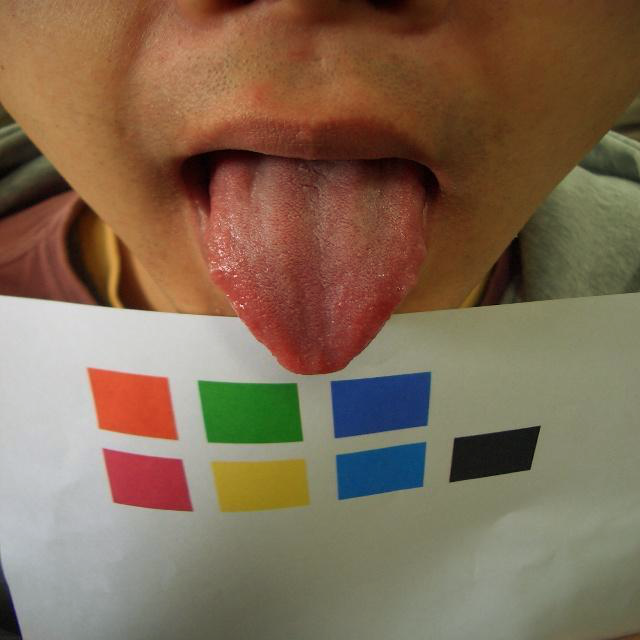
#> input picture Data Manipulation/Color Correction/Samples/yellow_sample_1.png, 640 x 640 px
$ jupyter execute 'Manual Correction.ipynb'
#> lines starting #> are read from the running program, lines starting #| are printed output that depends on the picture
This notebook performs color correction on an image by calculating differences in LAB values for each color square. RGB values are extracted manually via the dropper tool in photo-editing software.

[cell 1]
import numpy as np
from skimage import color, io
from skimage.color import rgb2lab, lab2rgb

import matplotlib.pyplot as plt

[cell 2]
# COLOR CODES (BASE)
# Obtained by using Photoshop dropper tool on reference image
orange = (209, 81, 52)
green = (77, 152, 57)
blue = (73, 92, 148)
red = (150, 42, 65)
yellow = (190, 168, 49)
light_blue = (61, 116, 183)
black = (27, 29, 24)

[cell 3]
original_colors = [orange, green, blue, red, yellow, light_blue, black]

[cell 4]
# Convert RGB to LAB
original_colors_rgb = np.array(original_colors) / 255.0  # Normalize RGB values
original_colors_lab = color.rgb2lab(original_colors_rgb)

print(original_colors_lab)

[cell 5]
# COLOR CODES (SAMPLE)
# Obtained by using Photoshop dropper tool on reference image
orange = (211, 76, 46)
green = (32, 113, 28)
blue = (25, 53, 107)
red = (174, 51, 61)
yellow = (152, 126, 31)
light_blue = (16, 67, 112)
black = (22, 22, 21)

[cell 6]
sample_colors = [orange, green, blue, red, yellow, light_blue, black]

[cell 7]
# Convert RGB to LAB
sample_colors_rgb = np.array(sample_colors) / 255.0  # Normalize RGB values
sample_colors_lab = color.rgb2lab(sample_colors_rgb)

print(sample_colors_lab)

[cell 8]
# For each color, calculate difference in RGB values
differences = []

for i in range(len(original_colors)):
    ori = original_colors_lab[i]
    smp = sample_colors_lab[i]

    l_diff = ori[0] - smp[0]
    a_diff = ori[1] - smp[1]
    b_diff = ori[2] - smp[2]

    differences.append((l_diff, a_diff, b_diff))

print(differences)

[cell 9]
total_l_diff = 0
total_a_diff = 0
total_b_diff = 0

for diff in differences:
    total_l_diff += diff[0]
    total_a_diff += diff[1]
    total_b_diff += diff[2]

total_l_diff /= len(original_colors)
total_a_diff /= len(original_colors)
total_b_diff /= len(original_colors)

print(total_l_diff)
print(total_a_diff)
print(total_b_diff)

[cell 10]
image_name = "yellow_sample_1.png"
image_path = "Samples/" + image_name
image_rgb = io.imread(image_path)
#> image_rgb is the input picture: shape (640, 640, 3); mean R, G, B 129.5, 107.1, 84.7

image_lab = rgb2lab(image_rgb)
#> image_lab: shape (640, 640, 3) float64; mean of channels 0, 1, 2 46.9, 6.8, 16.9

image_lab[:,:,0] += total_l_diff
#> image_lab: shape (640, 640, 3) float64; mean of channels 0, 1, 2 56.3, 6.8, 16.9
image_lab[:,:,1] += total_a_diff
#> image_lab: shape (640, 640, 3) float64; mean of channels 0, 1, 2 56.3, 5, 16.9
image_lab[:,:,2] += total_b_diff
#> image_lab: shape (640, 640, 3) float64; mean of channels 0, 1, 2 56.3, 5, 15.9

adjusted_image_rgb = lab2rgb(image_lab)
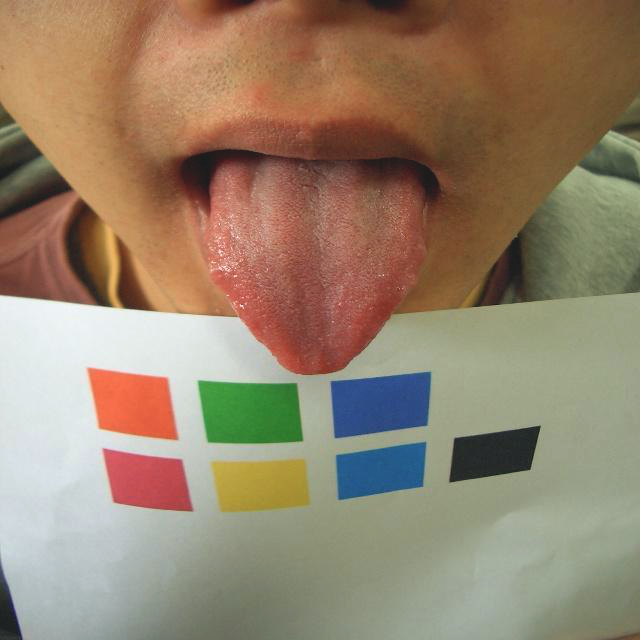
#> adjusted_image_rgb: shape (640, 640, 3) float64; mean R, G, B 0.593, 0.517, 0.428

fig, (ax1, ax2) = plt.subplots(1, 2, figsize=(12, 6))
ax1.imshow(image_rgb)
ax1.set_title("Original Image")
ax1.axis('off')

ax2.imshow(adjusted_image_rgb)
ax2.set_title("Adjusted Image")
ax2.axis('off')

plt.tight_layout()
plt.show()
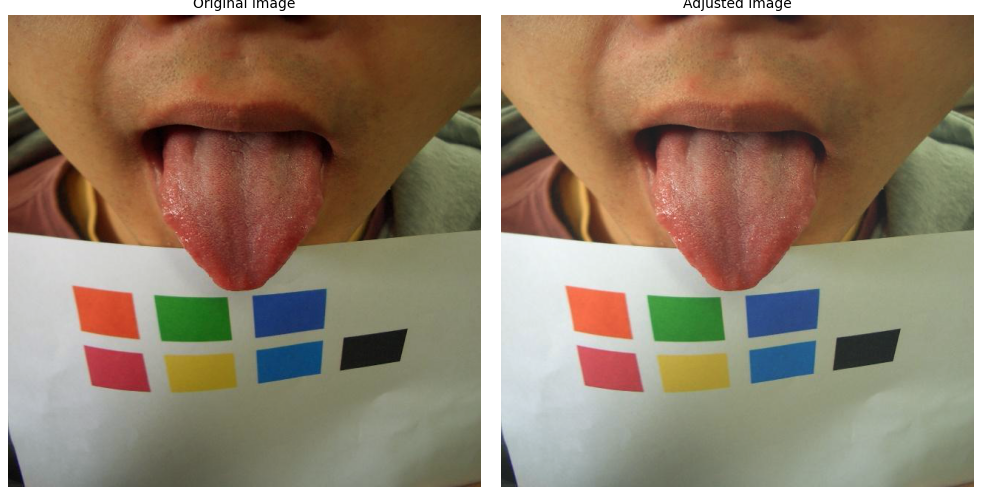
#> figure drawn by matplotlib, 2 panels

io.imsave(f"output/{image_name[:-4]}_corrected.jpg", (adjusted_image_rgb * 255).astype(np.uint8))

$ run again, with Data Manipulation/Color Correction/Samples (with card)/sample_2.jpg saved as Data Manipulation/Color Correction/Samples/yellow_sample_1.png
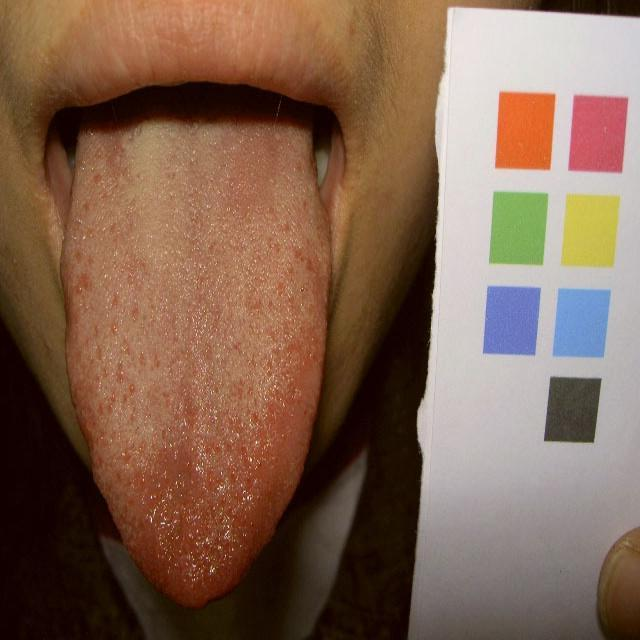
#> input picture Data Manipulation/Color Correction/Samples (with card)/sample_2.jpg, 640 x 640 px
#> image_rgb is the input picture: shape (640, 640, 3); mean R, G, B 129.3, 99.8, 81.4
#> `adjusted_image_rgb = lab2rgb(image_lab)`:
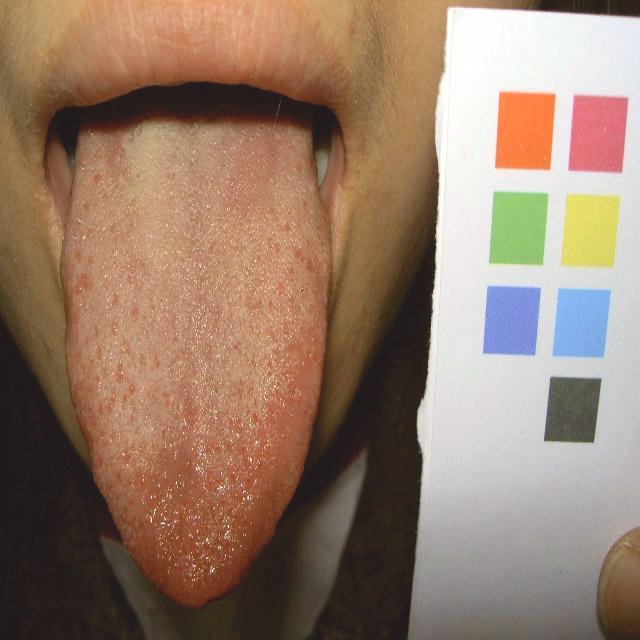
#> adjusted_image_rgb: shape (640, 640, 3) float64; mean R, G, B 0.59, 0.489, 0.418
#> `plt.show()`:
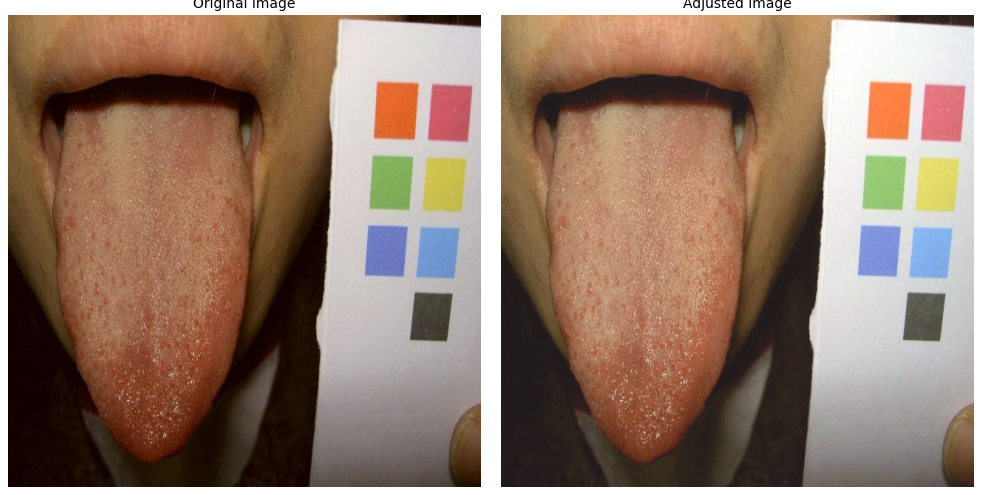
#> figure drawn by matplotlib, 2 panels

$ run again, with Data Manipulation/Color Correction/Samples (with card)/sample_2_no_card.JPG saved as Data Manipulation/Color Correction/Samples/yellow_sample_1.png
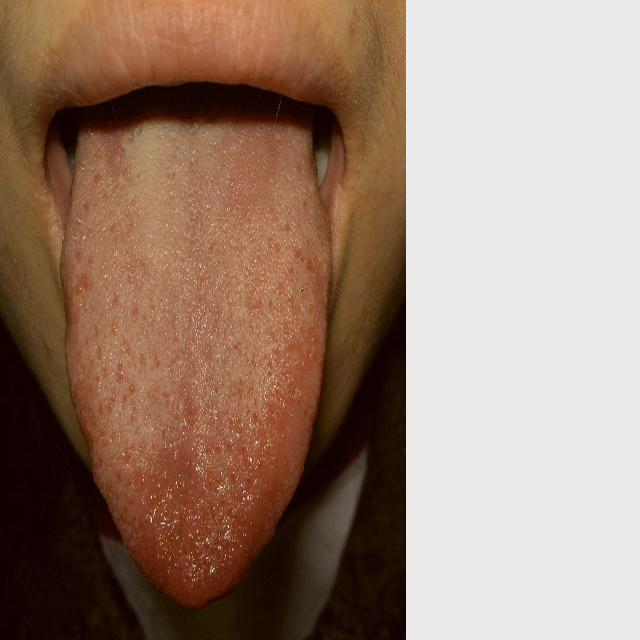
#> input picture Data Manipulation/Color Correction/Samples (with card)/sample_2_no_card.JPG, 640 x 640 px
#> image_rgb is the input picture: shape (640, 640, 3); mean R, G, B 155.1, 130.3, 114.8
#> `adjusted_image_rgb = lab2rgb(image_lab)`:
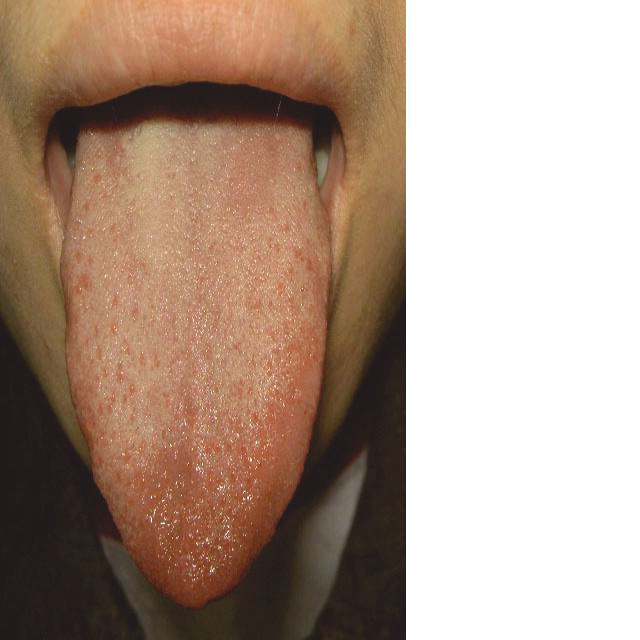
#> adjusted_image_rgb: shape (640, 640, 3) float64; mean R, G, B 0.689, 0.6, 0.54
#> `plt.show()`:
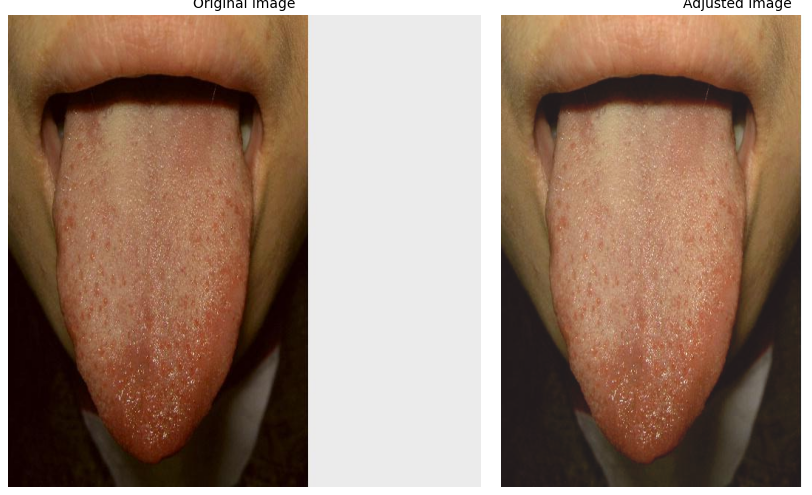
#> figure drawn by matplotlib, 2 panels
